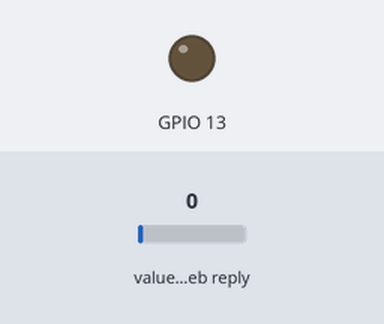
Bench run of a sketch on a simulated ESP8266 (NodeMCU). On the bench: output pins drawn as LEDs (lit = HIGH). The test bench sets the inputs (shaded band); at power-on: value in the web reply 0. WiFi joins after 1.5 s; servers stay silent unless stated; web services answer with replies made up by the test bench; what the sketch prints to the serial monitor is not drawn.

Above: at 2.7 s.
2.8 s: value in the web reply set to 2
At 4.2 s:
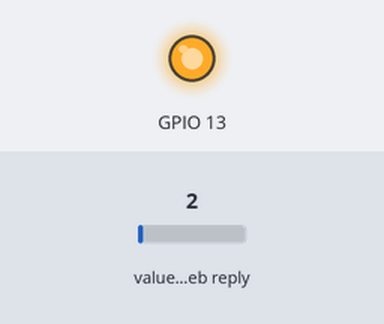
Timing chart, 0 to 5.8 s (numbered marks = the images above; inputs shaded):
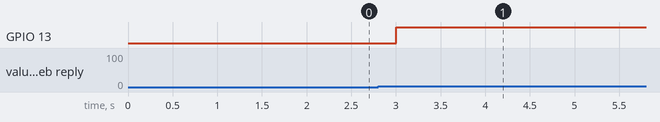

The sketch:

esp2866_code.ino
```cpp
#include <ThingSpeak.h>               // add librery
#include <ESP8266WiFi.h>

WiFiClient  client;
unsigned long counterChannelNumber = 1676184;                // Channel ID
const char * myCounterReadAPIKey = "CQFEMSF15YVKOHA5";      // Read API Key
const int FieldNumber1 = 1;                                 // The field you wish to read
const int FieldNumber2 = 2;                                 // The field you wish to read

void setup()
{
  pinMode(13,OUTPUT);
  Serial.begin(115200);
  Serial.println();

  WiFi.begin("RF iPhone x", "adnan123");                 // write wifi name & password

  Serial.print("Connecting");
  while (WiFi.status() != WL_CONNECTED)
  {
    delay(500);
    Serial.print(".");
  }
  Serial.println();
  Serial.print("Connected, IP address: ");
  Serial.println(WiFi.localIP());
  ThingSpeak.begin(client);
}

void loop()
{
 int A = ThingSpeak.readLongField(counterChannelNumber, FieldNumber1, myCounterReadAPIKey);//unlock
 Serial.println(A);
 digitalWrite(13,A);


}
```

Measured:
- after the input at 2.8 s, GPIO 13: LOW → HIGH after 0.20 s
